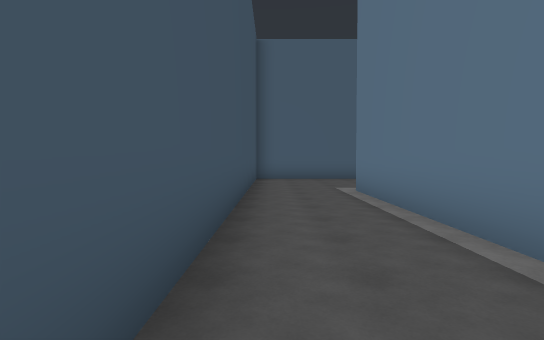
view 1 (above)

19 first-person views from a walk through a scene from a Unity 3-D project. The camera is 1.5 m above the floor, tilts 2° down and sees 80° across. The floor is counted in squares, 2 m on a side. Each view is taken from the middle of a square. On the plan, view 1 faces up. The plan holds only what a view shows up to about 11 squares ahead; the rest is blank. The place goes on beyond the plan. The player character is not drawn.

view 2
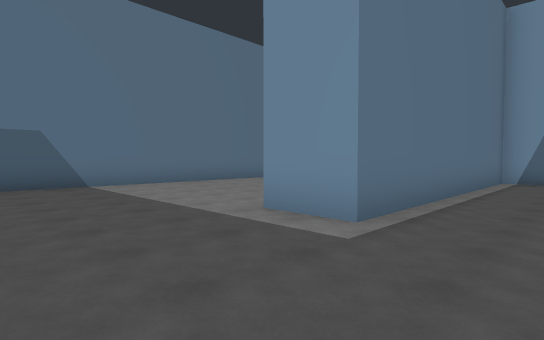

view 3
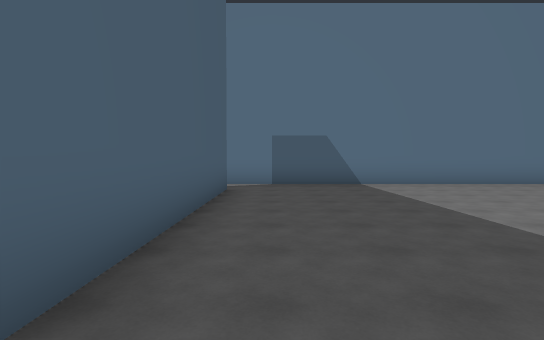

view 4
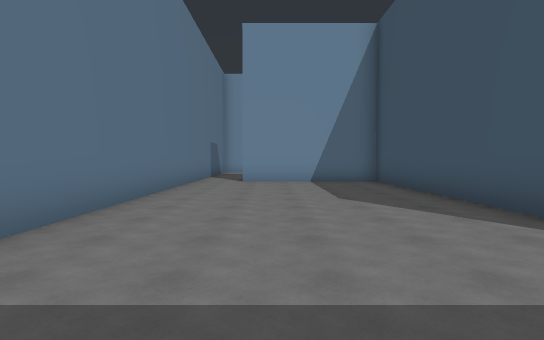

view 5
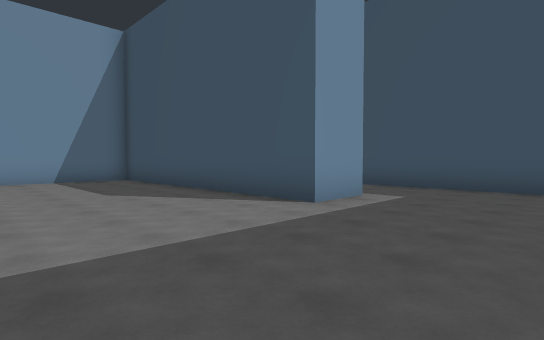

view 6
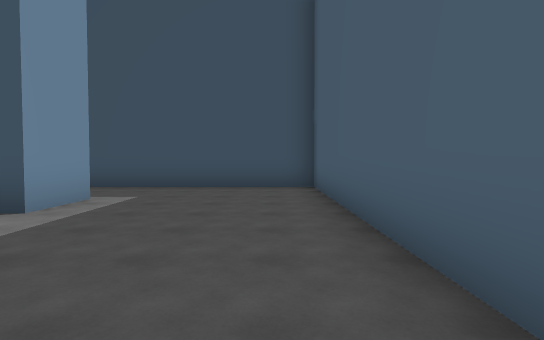

view 7
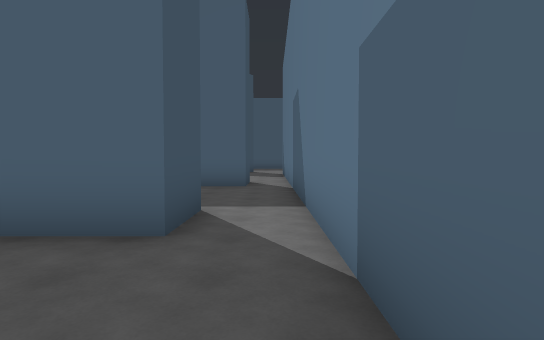

view 8
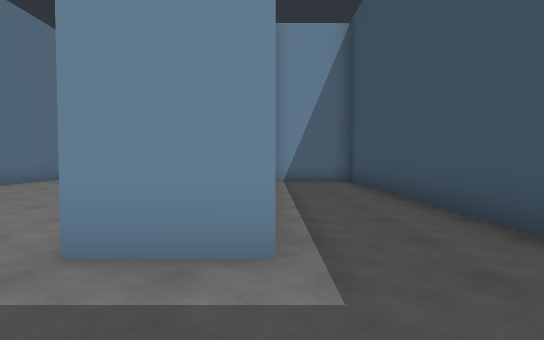

view 9
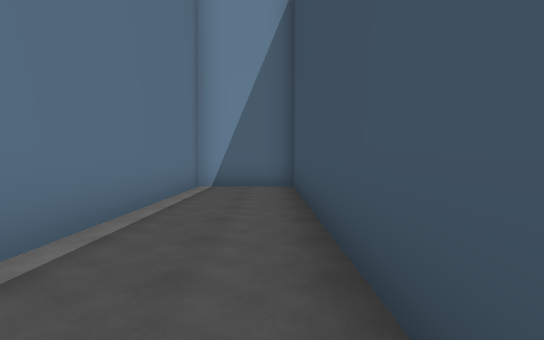

view 10
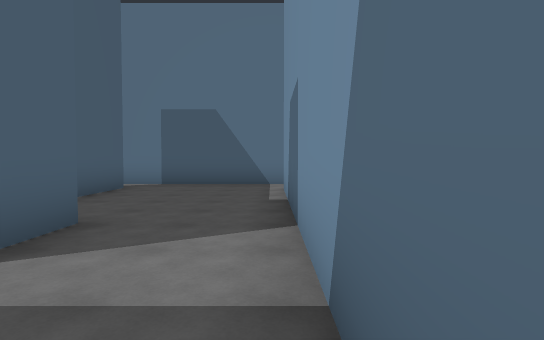

view 11
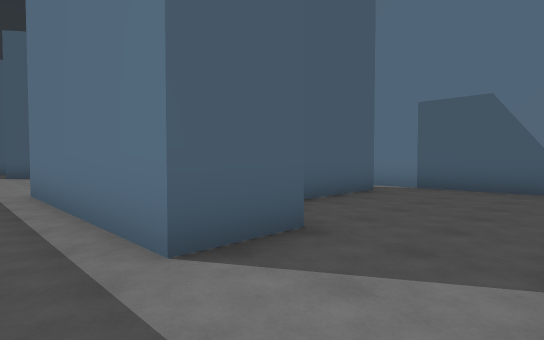

view 12
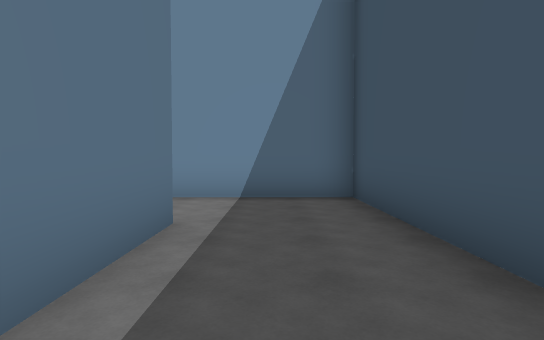

view 13
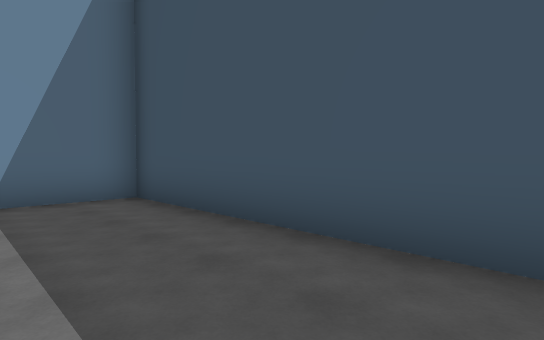

view 14
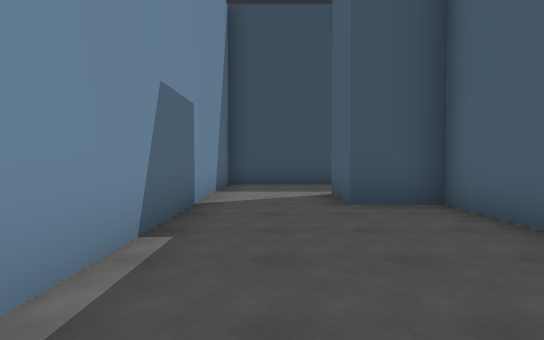

view 15
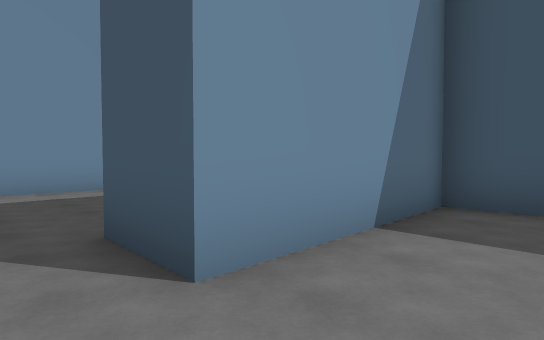

view 16
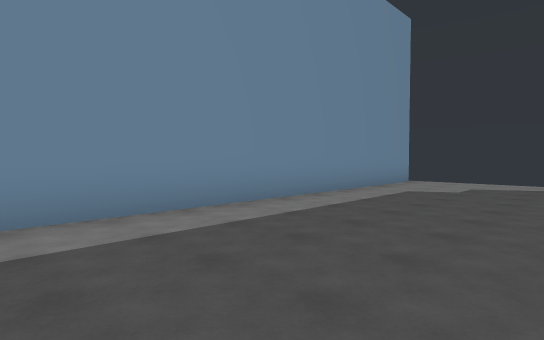

view 17
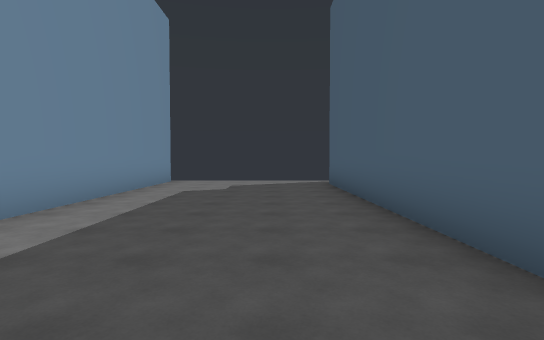

view 18
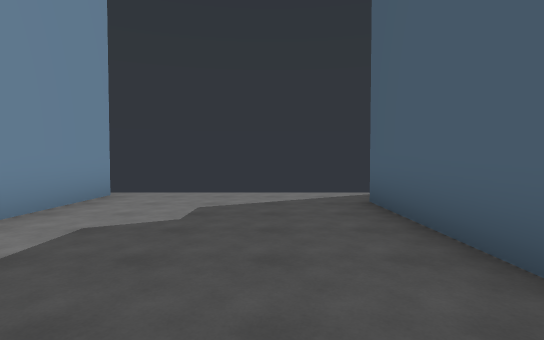

view 19
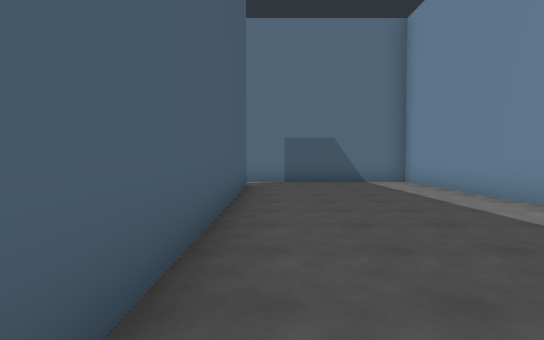

### Floor plan
Points are (right, up) in squares from view 1. A wall is a line through its corners. A room is listed if a view was taken in it or the views show most of it. See-through windows are left out.
Room 1 (views 1, 2, 3, 4, 5, 6, 7, 8, 9, 15)
walls: (9.5, -0.6) (9.5, 13.6); (8, 13.7) (8, 12.1) (-0.6, 12.1) (-0.6, -0.7) (2, -0.7) (2, 7.6) (3.6, 7.6) (3.6, -0.7) (8, -0.7)
ways out: opening at (9, 12.5) to room 2; opening at (9, -1.5) to room 3
Room 2 (views 10, 11, 12, 13, 14)
walls: (8.3, 19.2) (8.3, 17.8) (3.8, 17.8) (3.8, 16.3) (2.2, 16.3) (2.2, 20.5); (9.5, 13.6) (9.5, 19.8); (-0.6, 19.9) (-0.6, 13.7) (8, 13.7)
ways out: opening at (9, 12.5) to room 1; opening at (9, 18.5)
Room 3 (views 16, 17, 18, 19)
walls: (-1.7, -7.3) (9.5, -7.3) (9.5, -0.6); (8, -0.7) (8, -2.3) (-0.7, -2.3)
ways out: opening at (9, -1.5) to room 1

Where each view was taken, in squares from view 1:
view 1: 0 up, 0 right, facing up
view 2: 11 up, 0 right, facing down-right
view 3: 11 up, 0 right, facing right
view 4: 10 up, 7 right, facing down
view 5: 11 up, 8 right, facing down-left
view 6: 11 up, 8 right, facing left
view 7: 9 up, 9 right, facing up
view 8: 10 up, 2 right, facing down
view 9: 8 up, 0 right, facing down
view 10: 14 up, 0 right, facing right
view 11: 14 up, 1 right, facing up-right
view 12: 20 up, 1 right, facing down
view 13: 20 up, 2 right, facing down-left
view 14: 15 up, 9 right, facing left
view 15: 1 up, 9 right, facing down-left
view 16: 3 down, 9 right, facing down-left
view 17: 4 down, 9 right, facing left
view 18: 4 down, 5 right, facing left
view 19: 3 down, 1 left, facing right
